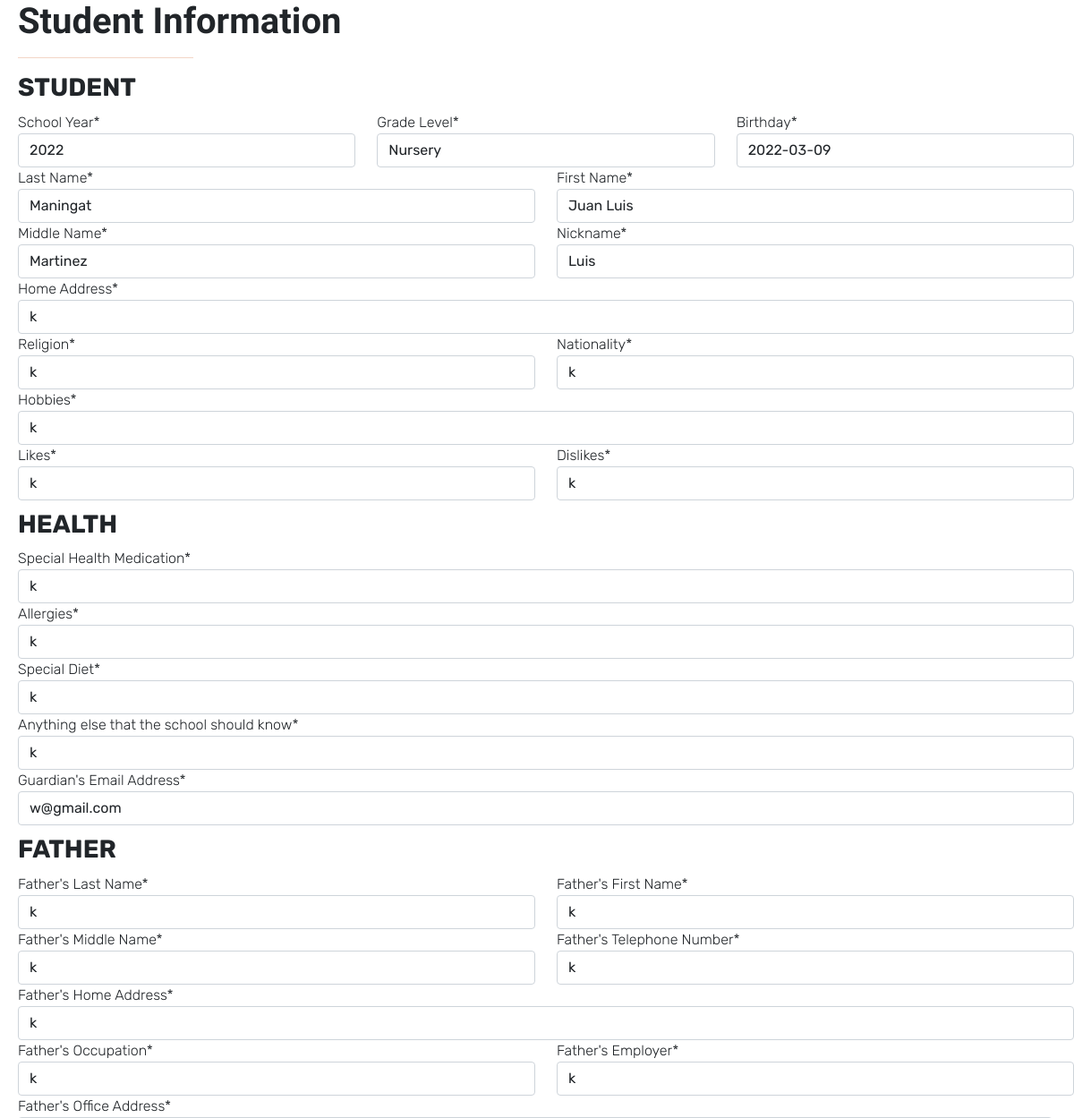
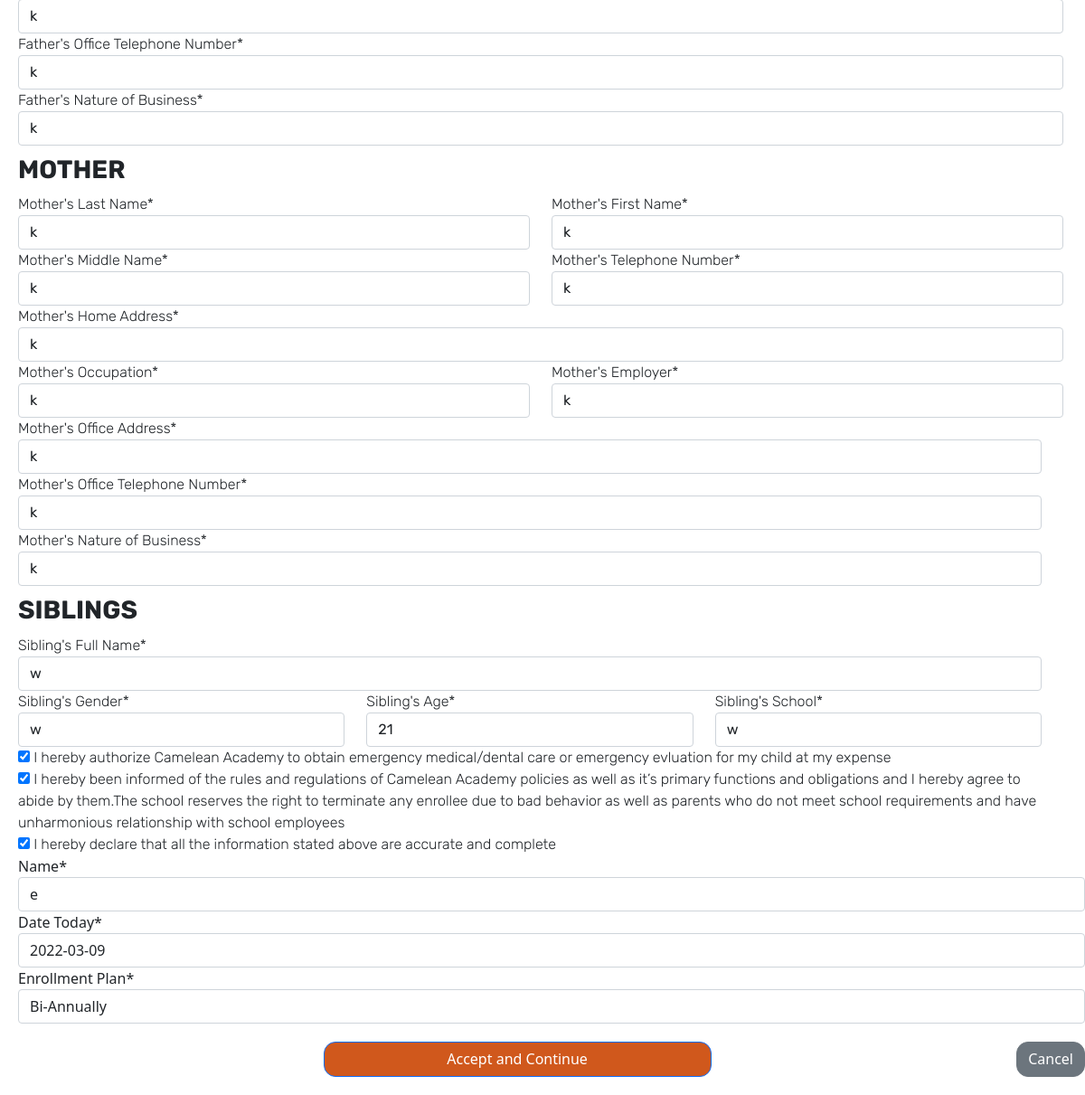
The app's page /RegstudentForm/5, older data (2 pictures, top to bottom).
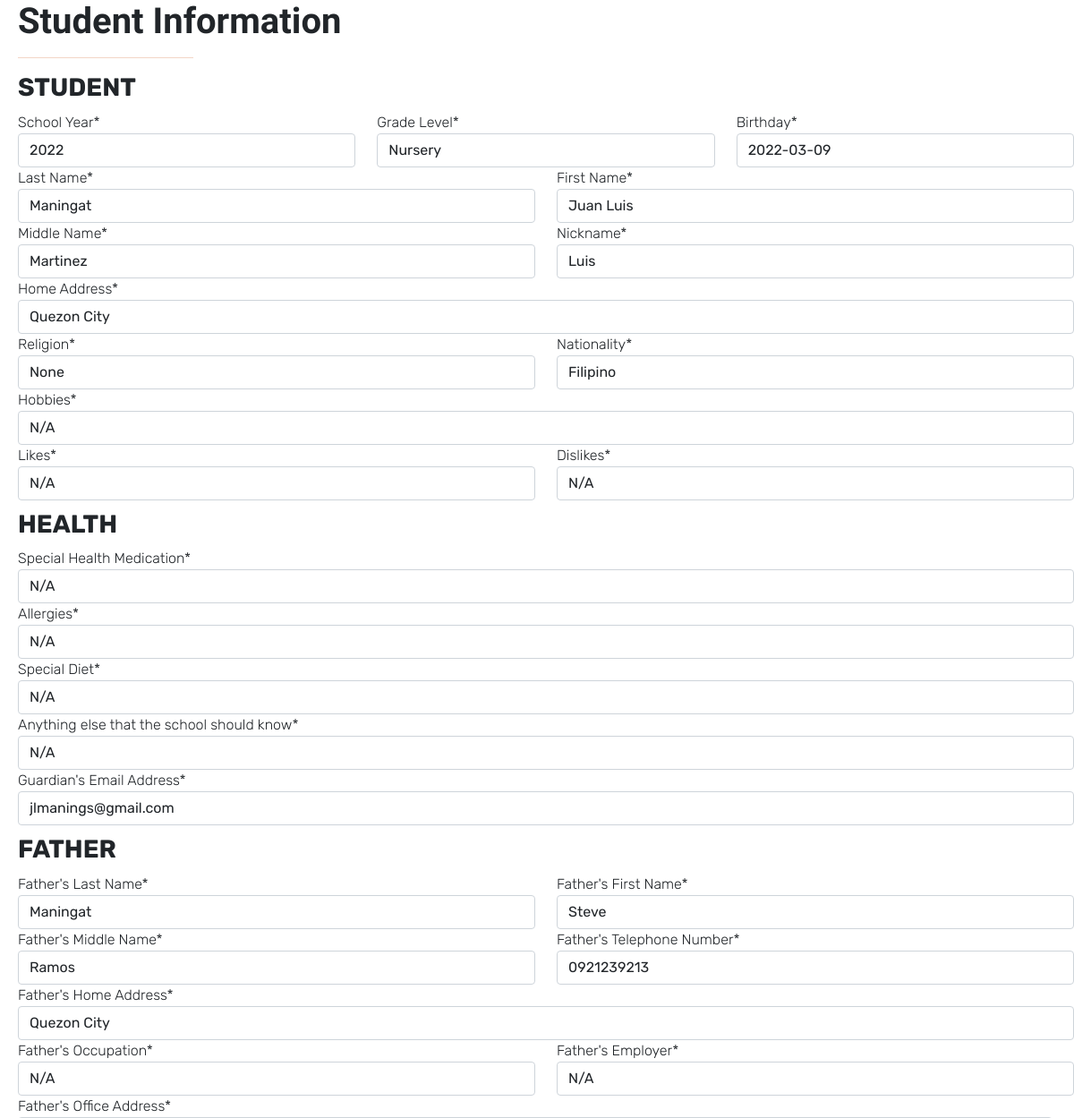
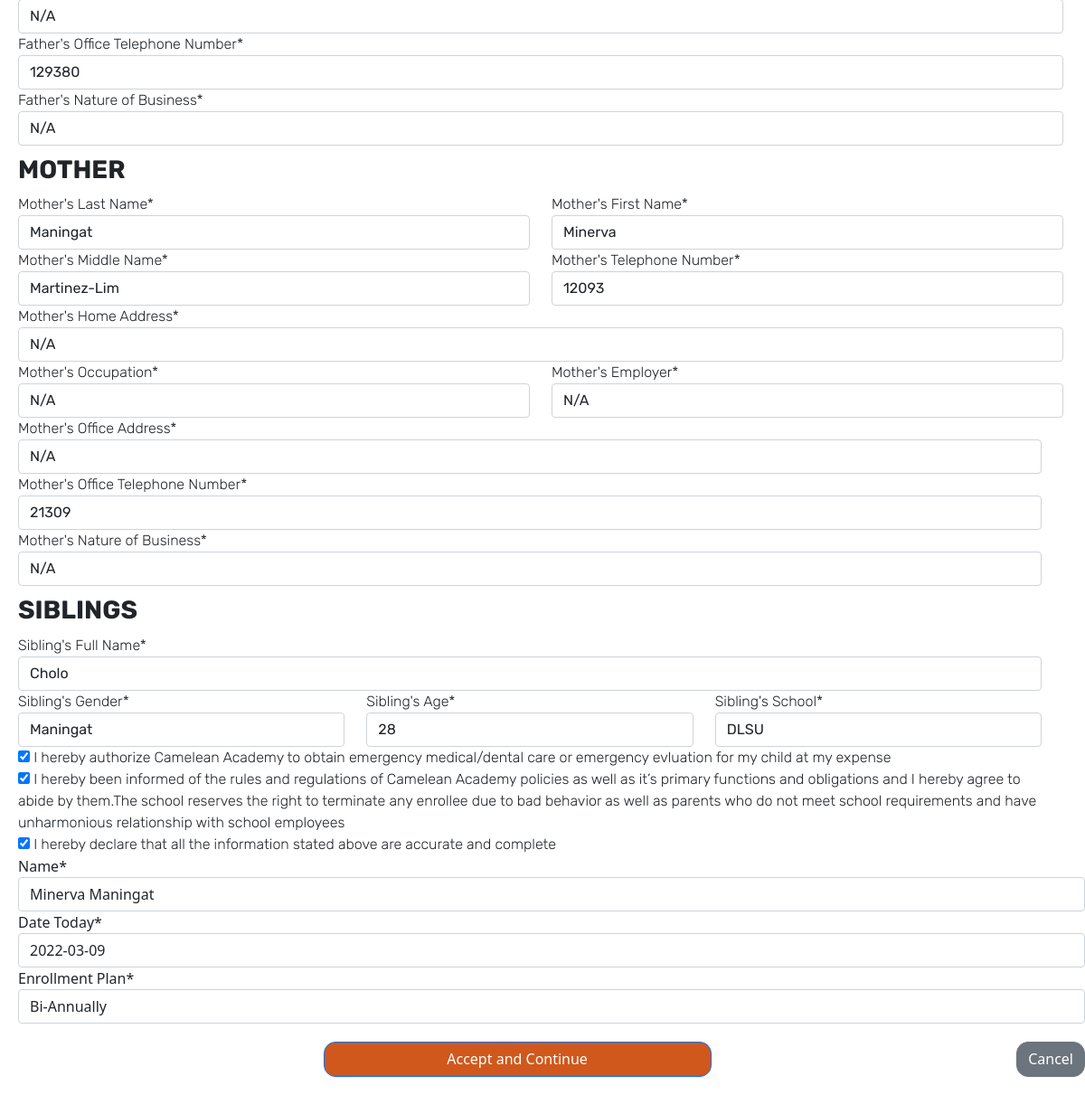
The same page, newer data (2 pictures, top to bottom).
### sis_app/models.py (models this page shows)
class Account(models.Model):
    username = models.CharField(max_length=128)
    password = models.CharField(max_length=128)#passwords should be stored hashed
    class Meta:
        abstract=True # Don't use this line if you want Contact to have its own table

class Student(Account):
    student_firstname = models.CharField(max_length=128, default=None)#
    student_lastname = models.CharField(max_length=128, default=None)#
    student_middlename = models.CharField(max_length=128, default=None)
    student_nickname = models.CharField(max_length=128, default=None)
    student_birthday = models.DateField(default=datetime.date.today())
    grade_levels = [
        ('Nursery','Nursery'),
        ('Kinder 1','Kinder 1'),
        ('Kinder 2 Junior', 'Kinder 2 Junior'),
        ('Kinder 2 Senior', 'Kinder 2 Senior'),
    ]
    student_grade_level = models.CharField(max_length=128, choices=grade_levels, default='Nursery')#
    status =[
    ('Not Enrolled','Not Enrolled'),
    ('Enrolled', 'Enrolled'),
    ]#
    enrollment_status = models.CharField(max_length=20, choices=status,default='Not Enrolled')#
    student_schoolyear_start=models.IntegerField(('year'), validators=[MinValueValidator(2000)], default=None)#
    student_address = models.CharField(max_length=300, default=None)
    student_religion = models.CharField(max_length=128, default=None)
    student_nationality = models.CharField(max_length=128, default=None)
    student_hobbies = models.TextField(max_length=500, default=None)
    student_likes = models.TextField(max_length=500, default=None)
    student_dislikes = models.TextField(max_length=500, default=None)
    student_shm = models.TextField(max_length=500, default=None)
    student_allergies = models.TextField(max_length=500, default=None)
    student_sd = models.TextField(max_length=500, default=None)
    student_oconsiderations = models.TextField(max_length=500, default=None)
    student_guardianemail = models.EmailField(max_length = 254, default=None)
    student_f_firstname = models.CharField(max_length=128, default=None)
    student_f_lastname = models.CharField(max_length=128, default=None)
    student_f_middlename = models.CharField(max_length=128, default=None)
    student_f_telno = models.CharField(max_length=128, default=None)
    student_f_address = models.CharField(max_length=300, default=None)
    student_f_occupation = models.CharField(max_length=128, default=None)
    student_f_employer = models.CharField(max_length=128, default=None)
    student_f_oaddress = models.CharField(max_length=300, default=None)
    student_f_otelno = models.CharField(max_length=128, default=None)
    student_f_natureofbusiness = models.CharField(max_length=128, default=None)
    student_m_firstname = models.CharField(max_length=128, default=None)
    student_m_lastname = models.CharField(max_length=128, default=None)
    student_m_middlename = models.CharField(max_length=128, default=None)
    student_m_telno = models.CharField(max_length=128, default=None)
    student_m_address = models.CharField(max_length=300, default=None)
    student_m_occupation = models.CharField(max_length=128, default=None)
    student_m_employer = models.CharField(max_length=128, default=None)
    student_m_oaddress = models.CharField(max_length=300, default=None)
    student_m_otelno = models.CharField(max_length=128, default=None)
    student_m_natureofbusiness = models.CharField(max_length=128, default=None)
    student_sibling_name = models.CharField(max_length=300, default=None)
    student_sibling_gender = models.CharField(max_length=128, default=None)
    student_sibling_age = models.IntegerField(default=None)
    student_sibling_school=models.CharField(max_length=300, default=None)
    student_medexp = models.BooleanField(default = False)
    student_rules = models.BooleanField(default = False)
    student_accuracy = models.BooleanField(default = False)
    student_signedname = models.CharField(max_length=300, default=None)
    student_signdate = models.DateField(default=datetime.date.today())
    enrollment_plan_choices =[
    ('Annually','Annually'),
    ('Bi-Annually', 'Bi-Annually'),
    ('Quarterly', 'Quarterly'),
    ]
    student_enrollment_plan = models.CharField(max_length=20, choices=enrollment_plan_choices,default='Annually')

### sis_app/views.py (the view, shortened to what this page needs)
# urls.py: path('RegstudentForm/<int:id>',views.RegstudentForm, name="reg_student_form"),
def RegstudentForm(request,id = 0):
    model = Student
    form_class = StudentForm
    if request.method == "GET":
        if id == 0:
            form = StudentForm()
        else:
            student = Student.objects.get(pk=id)
            form = StudentForm(instance=student)
        return render(request,"sis_app/Student_Form.html",{'form':form})
    context = {'form': form_class}
    context = {'form':form_class, 'student':model}
    return render(request, 'sis_app/Student_Form.html', context)

### sis_app/templates/sis_app/Student_Form.html (shortened to what the changed rows need)
<!DOCTYPE html>
{% load static %}
{%block content %}
{% block styles %}
<head>
    <link href="https://cdn.jsdelivr.net/npm/bootstrap@5.1.3/dist/css/bootstrap.min.css" rel="stylesheet">
	<link rel="stylesheet" href="{% static "styles/studentforms.css" %}" type="text/css">
</head>
{% endblock %}
    <h1 class="pageHeading">Student Information</h1>
        <div class="formContainer">
                <form action="" method="post" autocomplete="off">
                        <div class="row">
                            <div class="form-group col-md-4">
                                {{ form.student_schoolyear_start|as_crispy_field }}
                            </div>
                            <div class="form-group col-md-4">
                                {{ form.student_grade_level|as_crispy_field }}
                            </div>
                            <div class="form-group col-md-4">
                                {{ form.student_birthday|as_crispy_field }}
                            </div>
                        </div>
                        <div class="row">
                            <div class="form-group col-md-6">
                                {{ form.student_lastname|as_crispy_field }}
                            </div>
                            <div class="form-group col-md-6">
                                {{ form.student_firstname|as_crispy_field }}
                            </div>
                        </div>
                        <div class="row">
                            <div class="form-group col-md-6">
                                {{ form.student_middlename|as_crispy_field }}
                            </div>
                            <div class="form-group col-md-6">
                                {{ form.student_nickname|as_crispy_field }}
                            </div>
                        </div>
                        <div class="row">
                            <div class="form-group col">
                                {{ form.student_address|as_crispy_field }}
                            </div>
                        </div>
                        <div class="row">
                            <div class="form-group col-md-6">
                                {{ form.student_religion|as_crispy_field }}
                            </div>
                            <div class="form-group col-md-6">
                                {{ form.student_nationality|as_crispy_field }}
                            </div>
                        </div>
                        <div class="row">
                            <div class="form-group col">
                                {{ form.student_hobbies|as_crispy_field }}
                            </div>
                        </div>
                        <div class="row">
                            <div class="form-group col-md-6">
                                {{ form.student_likes|as_crispy_field }}
                            </div>
                            <div class="form-group col-md-6">
                                {{ form.student_dislikes|as_crispy_field }}
                            </div>
                        </div>
                        <div class="row">
                            <div class="form-group col">
                                {{ form.student_shm|as_crispy_field }}
                            </div>
                        </div>
                        <div class="row">
                            <div class="form-group col">
                                {{ form.student_allergies|as_crispy_field }}
                            </div>
                        </div>
                        <div class="row">
                            <div class="form-group col">
                                {{ form.student_sd|as_crispy_field }}
                            </div>
                        </div>
                        <div class="row">
                            <div class="form-group col">
                                {{ form.student_oconsiderations|as_crispy_field }}
                            </div>
                        </div>
                        <div class="row">
                            <div class="form-group col">
                                {{ form.student_guardianemail|as_crispy_field }}
                            </div>
                        </div>
                        <div class="row">
                            <div class="form-group col-md-6">
                                {{ form.student_f_lastname|as_crispy_field }}
                            </div>
                            <div class="form-group col-md-6">
                                {{ form.student_f_firstname|as_crispy_field }}
                            </div>
                        </div>
                        <div class="row">
                            <div class="form-group col-md-6">
                                {{ form.student_f_middlename|as_crispy_field }}
                            </div>
                            <div class="form-group col-md-6">
                                {{ form.student_f_telno|as_crispy_field }}
                            </div>
                        </div>
                        <div class="row">
                            <div class="form-group col">
                                {{ form.student_f_address|as_crispy_field }}
                            </div>
                        </div>
                        <div class="row">
                            <div class="form-group col-md-6">
                                {{ form.student_f_occupation|as_crispy_field }}
                            </div>
                            <div class="form-group col-md-6">
                                {{ form.student_f_employer|as_crispy_field }}
                            </div>
                        <div class="row">
                            <div class="form-group col">
                                {{ form.student_f_oaddress|as_crispy_field }}
                            </div>
                        </div>
                        <div class="row">
                            <div class="form-group col">
                                {{ form.student_f_otelno|as_crispy_field }}
                            </div>
                        </div>
                        <div class="row">
                            <div class="form-group col">
                                {{ form.student_f_natureofbusiness|as_crispy_field }}
                            </div>
                        </div>
                        <div class="row">
                            <div class="form-group col-md-6">
                                {{ form.student_m_lastname|as_crispy_field }}
                            </div>
                            <div class="form-group col-md-6">
                                {{ form.student_m_firstname|as_crispy_field }}
                            </div>
                        </div>
                        <div class="row">
                            <div class="form-group col-md-6">
                                {{ form.student_m_middlename|as_crispy_field }}
                            </div>
                            <div class="form-group col-md-6">
                                {{ form.student_m_telno|as_crispy_field }}
                            </div>
                        </div>
                        <div class="row">
                            <div class="form-group col">
                                {{ form.student_m_address|as_crispy_field }}
                            </div>
                        </div>
                        <div class="row">
                            <div class="form-group col-md-6">
                                {{ form.student_m_occupation|as_crispy_field }}
                            </div>
                            <div class="form-group col-md-6">
                                {{ form.student_m_employer|as_crispy_field }}
                            </div>
                        <div class="row">
                            <div class="form-group col">
                                {{ form.student_m_oaddress|as_crispy_field }}
                            </div>
                        </div>
                        <div class="row">
                            <div class="form-group col">
                                {{ form.student_m_otelno|as_crispy_field }}
                            </div>
                        </div>
                        <div class="row">
                            <div class="form-group col">
                                {{ form.student_m_natureofbusiness|as_crispy_field }}
                            </div>
                        </div>
                        <div class="row">
                            <div class="form-group col">
                                {{ form.student_sibling_name|as_crispy_field }}
                            </div>
                        </div>
                        <div class="row">
                            <div class="form-group col-md-4">
                                {{ form.student_sibling_gender|as_crispy_field }}
                            </div>
                            <div class="form-group col-md-4">
                                {{ form.student_sibling_age|as_crispy_field }}
                            </div>
                            <div class="form-group col-md-4">
                                {{ form.student_sibling_school|as_crispy_field }}
                            </div>
                        </div>
                        <div class="signature">
                            <div class="row">
                                <div class="col"
                                    <div class="form-check">
                                        {{ form.student_medexp|as_crispy_field }}
                                </div>
                            </div>
                        </div>
                            <div class="row">
                                <div class="col"
                                    <div class="form-check">
                                        {{ form.student_rules|as_crispy_field }}
                                    </div>
                                </div>
                            </div>
                        </div>
                            <div class="row">
                                <div class="col"
                                    <div class="form-check">
                                        {{ form.student_accuracy|as_crispy_field }}
                                    </div>
                                </div>
                            </div>
                        <div class="row">
                            <div class="col"
                                <div class="form-group">
                                    {{ form.student_signedname|as_crispy_field }}
                                </div>
                            </div>
                        <div class="row">
                            <div class="col"
                                <div class="form-group">
                                    {{ form.student_signdate|as_crispy_field }}
                                </div>
                            </div>
                        <div class="row">
                            <div class="col"
                                <div class="form-group">
                                    {{ form.student_enrollment_plan|as_crispy_field }}
                                </div>
                            </div>
{% endblock content %}
</body>
</html>

Row changes from the older to the newer data that the page shows:
changed Student "Nursery": student_address "k" → "Quezon City"; student_religion "k" → "None"; student_nationality "k" → "Filipino"; student_hobbies "k" → "N/A"; student_likes "k" → "N/A"; student_dislikes "k" → "N/A"; student_shm "k" → "N/A"; student_allergies "k" → "N/A"; student_sd "k" → "N/A"; student_oconsiderations "k" → "N/A"; student_guardianemail "w@gmail.com" → "jlmanings@gmail.com"; student_f_lastname "k" → "Maningat"; student_f_firstname "k" → "Steve"; student_f_middlename "k" → "Ramos"; student_f_telno "k" → "0921239213"; student_f_address "k" → "Quezon City"; student_f_occupation "k" → "N/A"; student_f_employer "k" → "N/A"; student_f_oaddress "k" → "N/A"; student_f_otelno "k" → "129380"; student_f_natureofbusiness "k" → "N/A"; student_m_lastname "k" → "Maningat"; student_m_firstname "k" → "Minerva"; student_m_middlename "k" → "Martinez-Lim"; student_m_telno "k" → "12093"; student_m_address "k" → "N/A"; student_m_occupation "k" → "N/A"; student_m_employer "k" → "N/A"; student_m_oaddress "k" → "N/A"; student_m_otelno "k" → "21309"; student_m_natureofbusiness "k" → "N/A"; student_sibling_name "w" → "Cholo"; student_sibling_gender "w" → "Maningat"; student_sibling_age "21" → "28"; student_sibling_school "w" → "DLSU"; student_signedname "e" → "Minerva Maningat"
